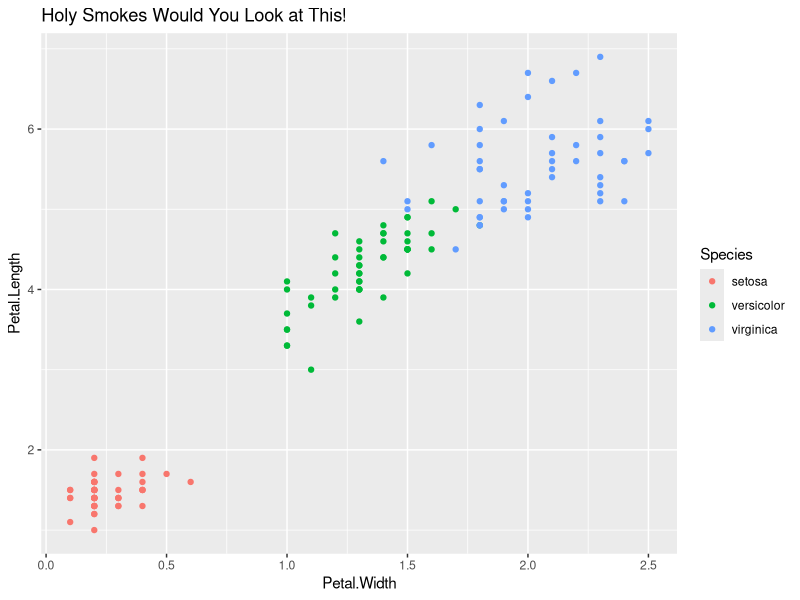

Reproduce this figure in R.
## ---- chunk 1
knitr::opts_chunk$set(echo = TRUE)
## ---- chunk 2
print(here::here())
print(iris)
## ---- chunk 3
df_iris <- dplyr::group_by(iris, Species)
df_iris_summary <- dplyr::summarise_all(df_iris, mean)

# Display table nicely
knitr::kable(df_iris_summary)
## ---- chunk 4
ggplot2::ggplot(iris) +
    ggplot2::geom_point(ggplot2::aes(Petal.Width, Petal.Length, color=Species)) +
    ggplot2::ggtitle("Holy Smokes Would You Look at This!")
